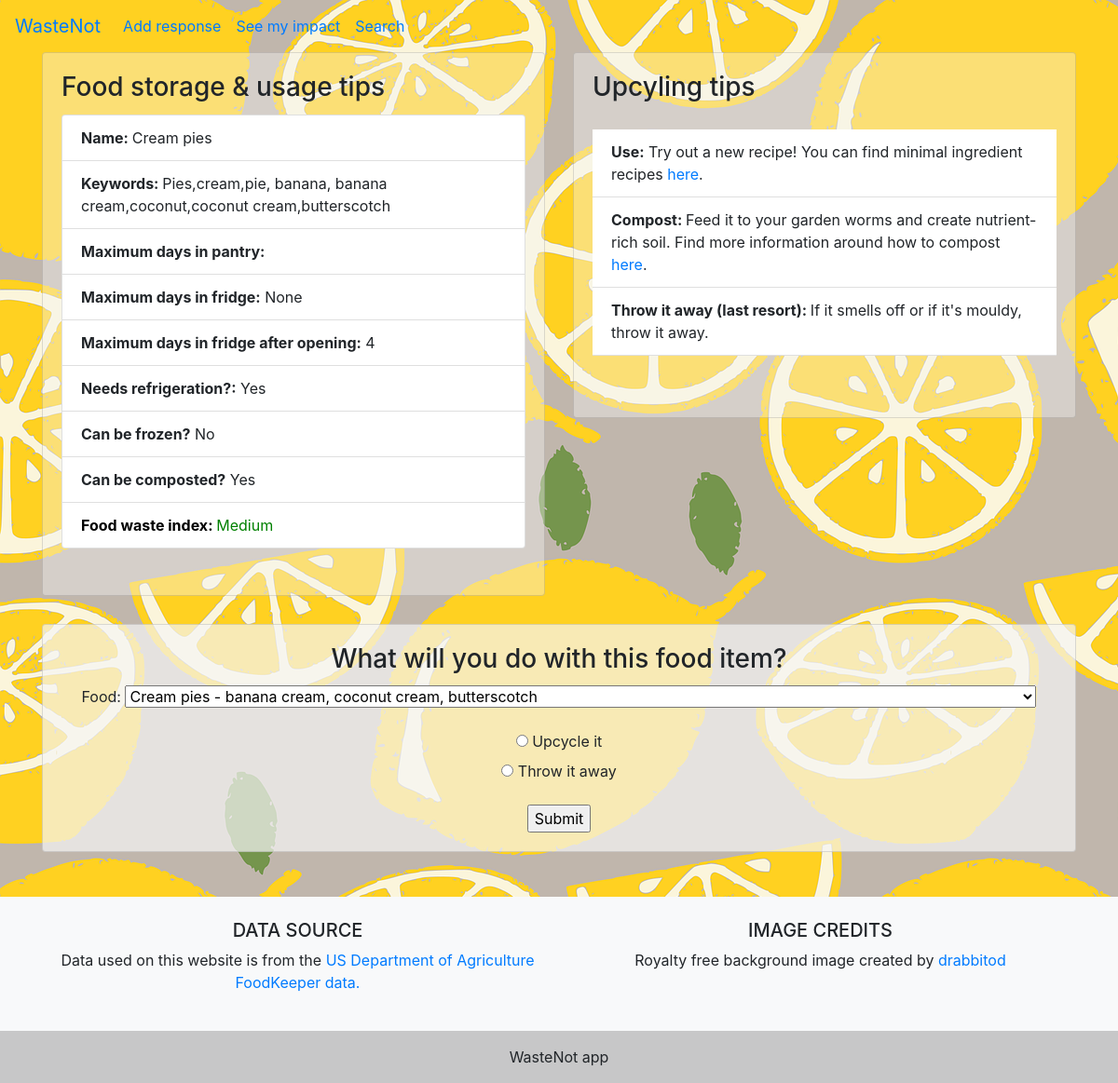
The app's page /food/17/ with its own data.
### apps/tracker/models.py (models this page shows)
class FoodAdvice(models.Model):
    RECOMMEND = (
        ('Yes', 'Yes'),
        ('No', 'No')
    )
    food_id = models.CharField(max_length=10)
    category_name = models.CharField(max_length=100, null=True)
    name = models.CharField(max_length=100)
    name_subtitle = models.CharField(max_length=100, null=True)
    keywords = models.CharField(max_length=300, null=True)
    pantry_max_days = models.CharField(max_length=100)
    pantry_tips = models.CharField(max_length=300)
    fridge_needed = models.CharField(max_length=5, null=True, choices=RECOMMEND)
    refrigerate_max_days = models.PositiveIntegerField(null=True)
    refrigerate_ao_max_days = models.PositiveIntegerField(null=True)
    refrigerate_tips = models.CharField(max_length=300)
    freeze_recommended = models.CharField(max_length=5, null=True, choices=RECOMMEND)
    compost = models.CharField(max_length=10)
    food_waste_index = models.CharField(max_length=100)
    def __str__(self):
        if str(self.name_subtitle) == "":
            present_name = str(self.name)
        else:
            present_name = str(self.name) + " - " + str(self.name_subtitle)
        return present_name

### apps/tracker/views.py (the view, shortened to what this page needs)
# urls.py: path('food/<str:pk>/', views.food, name='food_advice'),
def food(request, pk):
    food = FoodAdvice.objects.filter(id=pk)
    food_advice = food.all()
    initial_data = {
        'food':pk
    }
    form = FoodHistoryForm(initial=initial_data)
    context = {'food':food, 'food_advice':food_advice, 'form':form}
    return render(request, 'tracker/food.html', context)

### apps/tracker/forms.py
class FoodHistoryForm(forms.ModelForm):
    eaten = forms.ChoiceField(label= '', choices=CHOICES, widget=forms.RadioSelect())
    class Meta:
        model = FoodHistory
        fields = '__all__'

### apps/tracker/templates/tracker/food.html (shortened to what this page needs)
<!DOCTYPE html>
<html>
<head>
    <link rel="stylesheet" href="https://maxcdn.bootstrapcdn.com/bootstrap/4.5.2/css/bootstrap.min.css">
</head>
<body class = "body-homepage">
    {% extends "tracker/base.html" %}
    {% load static %}
    {% block content %}
    <div class ="container">
        <div class ="row">
            <div class = "col-md-6">
                <div class="card mb-7" style="background-color: rgba(245, 245, 245, 0.4)">
                    <div class="card-body">
                        <h3 class="card-title">Food storage & usage tips</h3>
                            <ul class = "list-group">
                            {% for i in food %}
                                <li class = 'list-group-item'><b>Name: </b>                                {{ i.name }} </li>
                                <li class = 'list-group-item'><b>Keywords: </b>                            {{ i.keywords }} </li>
                                <li class = 'list-group-item'><b>Maximum days in pantry:</b>               {{ i.pantry_max_days }}</li>
                                <li class = 'list-group-item'><b>Maximum days in fridge:</b>               {{ i.refrigerate_max_days }}</li>
                                <li class = 'list-group-item'><b>Maximum days in fridge after opening:</b> {{ i.refrigerate_ao_max_days }}</li>
                                <li class = 'list-group-item'><b>Needs refrigeration?:</b>                 {{ i.fridge_needed }}</li>
                                <li class = 'list-group-item'><b>Can be frozen?</b>                        {{ i.freeze_recommended }}</li>
                                <li class = 'list-group-item'><b>Can be composted?</b>                     {{ i.compost }}</li>
                                <li class='list-group-item {% if food_item.food_waste_index == "High" %}index-high{% elif food_item.food_waste_index == "Medium" %}index-medium{% else %}index-low{% endif %}'>
                            <font color = "#000000"><b>Food waste index: </b></font> {{i.food_waste_index}}</li>
                            {% endfor %}
                             </ul>
                    </div>
                </div>
            </div>
            <div class = "col-md-6">
                <div class="card mb-7" style="background-color: rgba(245, 245, 245, 0.4)">
                    <div class="card-body">
                        <h3 class="card-title">Upcyling tips</h3>
                            <ul class="list-group list-group-flush">
                            {% for i in food %}
                                <p class="card-text">
                                    <li class="list-group-item"><b>Use:</b> Try out a new recipe! You can find minimal ingredient recipes <a href = "https://www.supercook.com/#/desktop"> here</a>.</li>
                                    {% if i.compost == "Yes"  %} <li class ="list-group-item"><b>Compost: </b>Feed it to your garden worms and create nutrient-rich soil. Find more information around how to compost <a href ="https://www.betterhealth.vic.gov.au/health/healthyliving/gardening-making-compost"> here</a>. </li> {% endif %}
                                    <li class="list-group-item"><b>Throw it away (last resort): </b> If it smells off or if it's mouldy, throw it away.</li>
                                </p>
                            {%endfor%}
                        </ul>
                    </div>
                </div>
                </div>
            </div>
        </div>
    </div>
    <div class ="container">
        <div class ="row">
            <div class="col-md-12">
            <div class="card mb-5 text-center" style="background-color: rgba(245, 245, 245, 0.7)">
                <div class="card-body">
                    <h3 class="card-title">What will you do with this food item?</h3>
                    <form onsubmit="return showPopup()" action="" method="POST">
                        {{form.as_p}}
                        <input type="submit" value="Submit">
                    </form>
                </div>
            </div>
            </div>
        </div>
    </div>
    {% endblock %}

### apps/tracker/static/css/main.css (style rules this page uses)
body { background-image: url('/static/img/lemons.png'); background-repeat: repeat-y; }
p.card-text { font-family: 'Jost'; }

### apps/tracker/templates/tracker/food.html (style rules this page uses)
.index-low { color: green; }

### records on screen
FoodAdvice: name "Cream pies", keywords "Pies,cream,pie, banana, banana cream,coconut,coconut cream,butterscotch", refrigerate_max_days "None", refrigerate_ao_max_days "4", fridge_needed "Yes", freeze_recommended "No", compost "Yes", food_waste_index "Medium", shows "Compost:"
